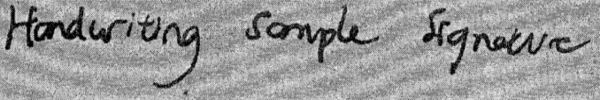
%> input picture ImgOrig.png, 600 x 100 px
$ octave UseCSOimg.m   (GNU Octave 9; MATLAB toolbox functions it lacks are replaced by stand-ins)
%> lines starting %> are read from the running program, lines starting %| are printed output that depends on the picture
### CSOimg.m
% -------------------------------------------------------------------------
% This is a simple demo version only implemented the basic idea of CSO for
% solving the unconstrained problem, namely Sphere function.
% The details about CSO are illustratred in the following paper.
% Xian-Bing Meng, et al. A new bio-inspired algorithm: Chicken Swarm
%    Optimization. The Fifth International Conference on Swarm Intelligence
%
% The parameters in CSO are presented as follows.
% FitFunc    % The objective function
% M          % Maxmimal generations (iterations)
% pop        % Population size
% dim        % Dimension
% G          % How often the chicken swarm can be updated.
% rPercent   % The population size of roosters accounts for "rPercent"
%   percent of the total population size
% hPercent   % The population size of hens accounts for "hPercent" percent
%  of the total population size
% mPercent   % The population size of mother hens accounts for "mPercent"
%  percent of the population size of hens
%
% Using the default value,CSO can be executed using the following code.
% [ bestX, fMin ] = CSO
% -------------------------------------------------------------------------

%*************************************************************************
% Revision 1
% Revised at May 23, 2015
% 1.Note that the previous version of CSO doen't consider the situation
%   that there maybe not exist hens in a group.
%   We assume there exist at least one hen in each group.

% Revision 2
% Revised at Jun 24, 2015
% 1.Correct an error at line "100".
%*************************************************************************

% Main programs

function [ bestX, fMin ]= CSOimg( M,pop,dim,G,rPercent,hPercent,mPercent,hi,lamda,gamma,dh,sm )
% Display help
help CSOimg.m
%%%%%%%%%%%%%%%%%%%%%%%%%%%%%%%%%%%%%%%%%%%%%%%%%%%%%%%%%%%%%%%%%%%%%%%%%%%
% set the default parameters
if nargin < 1
    %FitFunc = @Sphere;
    %FitFunc = @Fun(u);
    M = 500;
    pop = 100;
    dim = 256;
    G = 10;
    rPercent = 0.15;
    hPercent = 0.7;
    mPercent = 0.5;
end

rNum = round( pop * rPercent );    % The population size of roosters
hNum = round( pop * hPercent );    % The population size of hens
cNum = pop - rNum - hNum;          % The population size of chicks
mNum = round( hNum * mPercent );   % The population size of mother hens

lb= zeros( 1,dim );   % Lower bounds
ub= 255.*ones( 1,dim );    % Upper bounds

%%%%%%%%%%%%%%%%%%%%%%%%%%%%%%%%%%%%%%%%%%%%%%%%%%%%%%%%%%%%%%%%%%%%%%%%%%%
%Initialization
for i = 1 : pop
    x( i, : ) = lb + (ub - lb) .* rand( 1, dim );
    fit( i ) = FitFunc( x( i, : ),hi,lamda,gamma,dh,sm );
end
pFit = fit; % The individual's best fitness value
pX = x;     % The individual's best position corresponding to the pFit

[ fMin, bestIndex ] = min( fit );        % fMin denotes the global optimum
% bestX denotes the position corresponding to fMin
bestX = x( bestIndex, : );

%%%%%%%%%%%%%%%%%%%%%%%%%%%%%%%%%%%%%%%%%%%%%%%%%%%%%%%%%%%%%%%%%%%%%%%%%%%
% Start the iteration.

for t = 1 : M

    % This parameter is to describe how closely the chicks would follow
    % their mother to forage for food. In fact, there exist cNum chicks,
    % thus only cNum values of FL would be used.
    FL = rand( pop, 1 ) .* 0.4 + 0.5;

    % The chicken swarm'status about hierarchal order, dominance
    % relationship, mother-child relationship, the roosters, hens and the
    % chicks in a group will remain stable during a period of time. These
    % statuses can be updated every several (G) time steps.The parameter G
    % is used to simulate the situation that the chicken swarm have been
    % changed, including some chickens have died, or the chicks have grown
    % up and became roosters or hens, some mother hens have hatched new
    % offspring (chicks) and so on.

   if mod( t, G ) == 1 || t == 1

        [ ans, sortIndex ] = sort( pFit );
        % How the chicken swarm can be divided into groups and the identity
        % of the chickens (roosters, hens and chicks) can be determined all
        % depend on the fitness values of the chickens themselves. Hence we
        % use sortIndex(i) to describe the chicken, not the index i itself.

        motherLib = randperm( hNum, mNum ) + rNum;
        % Randomly select mNum hens which would be the mother hens.
        % We assume that all roosters are stronger than the hens, likewise,
        % hens are stronger than the chicks.In CSO, the strong is reflected
        % by the good fitness value. Here, the optimization problems is
        % minimal ones, thus the more strong ones correspond to the ones
        % with lower fitness values.

        % Given the fact the 1 : rNum chickens' fitness values maybe not
        % the best rNum ones. Thus we use sortIndex( 1 : rNum ) to describe
        % the roosters. In turn, sortIndex( (rNum + 1) :(rNum + 1 + hNum ))
        % to describle the mother hens, .....chicks.

        % Here motherLib include all the mother hens.

       %%%%%%%%%%%%%%%%%%%%%%%%%%%%%%%%%%%%%%%%%%%%%%%%%%%%%%%%%%%%%%%%%%%%
        % Randomly select each hen's mate, rooster. Hence we can determine
        % which group each hen inhabits using "mate".Each rooster stands
        % for a group.For simplicity, we assume that there exist only one
        % rooster and at least one hen in each group.
        mate = randpermF( rNum, hNum );

        % Randomly select cNum chicks' mother hens
        mother = motherLib( randi( mNum, cNum, 1 ) );
   end

   %%%%%%%%%%%%%%%%%%%%%%%%%%%%%%%%%%%%%%%%%%%%%%%%%%%%%%%%%%%%%%%%%%%%%%%%
   for i = 1 : rNum                % Update the rNum roosters' values.

        % randomly select another rooster different from the i (th) one.
        anotherRooster = randiTabu( 1, rNum, i, 1 );
        if( pFit( sortIndex( i ) ) <= pFit( sortIndex( anotherRooster ) ) )
            tempSigma = 1;
        else
            tempSigma = exp( ( pFit( sortIndex( anotherRooster ) ) - ...
                pFit( sortIndex( i ) ) ) / ( abs( pFit( sortIndex(i) ) )...
                + realmin ) );
        end

        x( sortIndex( i ), : ) = pX( sortIndex( i ), : ) .* ( 1 + ...
            tempSigma .* randn( 1, dim ) );
        x( sortIndex( i ), : ) = Bounds( x( sortIndex( i ), : ), lb, ub );
        fit( sortIndex( i ) ) = FitFunc( x( sortIndex( i ), : ),hi,lamda,gamma,dh,sm );
    end

    for i = ( rNum + 1 ) : ( rNum + hNum )  % Update the hNum hens' values.

        other = randiTabu( 1,  i,  mate( i - rNum ), 1 );
        % randomly select another chicken different from the i (th)
        % chicken's mate. Note that the "other" chicken's fitness value
        % should be superior to that of the i (th) chicken. This means the
        % i (th) chicken may steal the better food found by the "other"
        % (th) chicken.

        c1 = exp( ( pFit( sortIndex( i ) ) - pFit( sortIndex( mate( i - ...
            rNum ) ) ) )/ ( abs( pFit( sortIndex(i) ) ) + realmin ) );

        c2 = exp( ( -pFit( sortIndex( i ) ) + pFit( sortIndex( other ) )));

        x( sortIndex( i ), : ) = pX( sortIndex( i ), : ) + ( pX(...
            sortIndex( mate( i - rNum ) ), : )- pX( sortIndex( i ), : ) )...
             .* c1 .* rand( 1, dim ) + ( pX( sortIndex( other ), : ) - ...
             pX( sortIndex( i ), : ) ) .* c2 .* rand( 1, dim );
        x( sortIndex( i ), : ) = Bounds( x( sortIndex( i ), : ), lb, ub );
        fit( sortIndex( i ) ) = FitFunc( x( sortIndex( i ), : ),hi,lamda,gamma,dh,sm );
    end
    %added every thing from 0.4 to modify the original eq according to wu et al (2015)
    % Improved Chicken Swarm Optimization from line 170
    for i = ( rNum + hNum + 1 ) : pop    % Update the cNum chicks' values.
        x( sortIndex( i ), : ) = pX( sortIndex( i ), : ) + ( pX( ...
            sortIndex( mother( i - rNum - hNum ) ), : ) - ...
            pX( sortIndex( i ), : ) ) .* FL( i );
        x( sortIndex( i ), : ) = Bounds( x( sortIndex( i ), : ), lb, ub );
        fit( sortIndex( i ) ) = FitFunc( x( sortIndex( i ), : ),hi,lamda,gamma,dh,sm );
    end

    %%%%%%%%%%%%%%%%%%%%%%%%%%%%%%%%%%%%%%%%%%%%%%%%%%%%%%%%%%%%%%%%%%%%%%%
   % Update the individual's best fitness vlaue and the global best one

    for i = 1 : pop
        if ( fit( i ) < pFit( i ) )
            pFit( i ) = fit( i );
            pX( i, : ) = x( i, : );
        end

        if( pFit( i ) < fMin )
            fMin = pFit( i );
            bestX = pX( i, : );
        end
    end
end
% End of the main program

%%%%%%%%%%%%%%%%%%%%%%%%%%%%%%%%%%%%%%%%%%%%%%%%%%%%%%%%%%%%%%%%%%%%%%%%%%%
% The following functions are associated with the main program
%%%%%%%%%%%%%%%%%%%%%%%%%%%%%%%%%%%%%%%%%%%%%%%%%%%%%%%%%%%%%%%%%%%%%%%%%%%
% This function is the objective function

%function y = Sphere( x )
%y = sum( x .^ 2 );


function z = FitFunc(u,hi,lamda,gamma,dh,sm)
            dh = dh*transpose(u);
            dh = sum(dh);
            s1 = sum((transpose(u)-hi).^2);
            s2 = sum((transpose(u)-sm).^2);
            s3 = sum(dh.^2);
            z = s1 + lamda*s2 + gamma*s3;


% Application of simple limits/bounds
% [11 lines left out: function Bounds, not called in this run]

%--------------------------------------------------------------------------
% This function generate "dim" values, all of which are different from
%  the value of "tabu"
% [10 lines left out: function randiTabu, not called in this run]

%--------------------------------------------------------------------------
function result = randpermF( range, dim )
% The original function "randperm" in Matlab is only confined to the
% situation that dimension is no bigger than dim. This function is
% applied to solve that situation.

temp = randperm( range, range );
temp2 = randi( range, dim, 1 );
index = randperm( dim, ( dim - range ) );
result = [ temp, temp2( index )' ];

### UseCSOimg.m
%In this code, the two controlling parameters are lamda and gamma,
%increasing lamda increases contrast whereas increasing gamma,
%slowly(usually between 1000-100000) retains the overbrightness of white
%pixels.
%in original paper, the scholar hasn't used lamda in cdf function,
%hence thereby, restricting himself to increase lamda
%line 53 and 54 contains lamda and gamma respectively


% clc
clear all
for p=1:255
   for q=1:256
       if p==q
        D(p,q) = -1;
       elseif q==p+1
           D(p,q) = 1;
       else
           D(p,q) = 0;
       end
   end

end

clc

i = imread('ImgOrig.png');
%> i is the input picture: size 100x600x3 uint8; min 0, max 234, mean 152.6
r = i(:,:,1);
g = i(:,:,2);
b = i(:,:,3);
figure,imshow(i)
title('Original Image')

% [12 lines of commented-out code are left out]
[freqr xr] =  imhist(r);
%> freqr = 256 values, max 1016 at index 163, min 0 at index 233, mean 234.4; xr = 256 values from 0 to 255
[freqg xg] =  imhist(g);
%> freqg has the same summary as freqr; xg = 256 values from 0 to 255
[freqb xb] =  imhist(b);
%> freqb has the same summary as freqr; xb = 256 values from 0 to 255
size_of_image = size(r);
%> size_of_image = [100 600]
number_of_pixels = size_of_image(1)*size_of_image(2);
%> number_of_pixels = 60000

lamda = 4;%variable to determine the amount of contrast
%gamma = 50000 ;
gamma = 50000 ;


% [10 lines of commented-out code are left out]

hir = freqr;                %for R
%> hir has the same summary as freqr
[freqr,fminr] = CSOimg(500, 100, 256 , 10, 0.15, 0.7, 0.5,hir,lamda,gamma,D,xr);
%> the loop in CSOimg, `for i = 1 : pop` made 100 passes
%> after the loop in CSOimg, `for i = 1 : pop`:
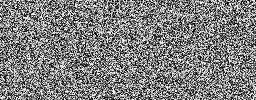
%> x: size 100x256 double; min 0.00374, max 255, mean 127.3
%> after the loop in CSOimg, `for i = 1 : pop`: fit = 100 values, max 2.75e+09 at index 3, min 41065990.8 at index 16, mean 627824264.9
%> in CSOimg, `pFit = fit; % The individual's best fitness value`: pFit has the same summary as fit
%> in CSOimg, `[ fMin, bestIndex ] = min( fit );`: fMin = 41065990.8; bestIndex = 16
%> in CSOimg, `bestX = x( bestIndex, : );`: bestX = 256 values, max 254.5 at index 225, min 0.401 at index 128, mean 127
%> after the loop in CSOimg, `for t = 1 : M`:
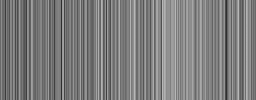
%> pX: size 100x256 double; min 46.11, max 183.9, mean 125.4
%> after the loop in CSOimg, `for t = 1 : M`:
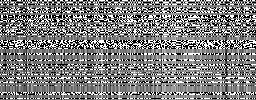
%> x: size 100x256 double; min 0, max 255, mean 126.1
%> after the loop in CSOimg, `for t = 1 : M`: ans = 100 values from 32624411.4 to 32625951.7; bestX = 256 values, max 183.9 at index 176, min 46.21 at index 62, mean 125.4; fMin = 32624244.2; fit = 100 values, max 3309347337 at index 47, min 32624382.6 at index 58, mean 773115425.2; mate = 70 values, max 15 at index 15, min 1 at index 9, mean 8.01; mother = [55 66 56 28 24 22 24 20 37 70 83 47 39 49 19]; motherLib = 35 values, max 85 at index 29, min 16 at index 4, mean 50.46; pFit = 100 values, max 32625025.3 at index 30, min 32624244.2 at index 10, mean 32624687.9; sortIndex = 100 values, max 100 at index 93, min 1 at index 51, mean 50.5; tempSigma = 1
%> freqr has the same summary as bestX in CSOimg; fminr = 32624244.2
freqr = transpose(freqr);

hig = freqg;            %for G
%> hig has the same summary as freqr
[freqg,fming] = CSOimg(500, 100, 256 , 10, 0.15, 0.7, 0.5,hig,lamda,gamma,D,xg);
%> call 2 of CSOimg, with M = 500, pop = 100, dim = 256, G = 10, rPercent = 0.15, hPercent = 0.7, mPercent = 0.5, lamda = 4
%> the loop in CSOimg (call 2), `for i = 1 : pop` made 100 passes
%> after the loop in CSOimg (call 2), `for i = 1 : pop`:
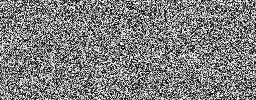
%> x: size 100x256 double; min 0.0103, max 255, mean 126.9
%> after the loop in CSOimg (call 2), `for i = 1 : pop`: fit = 100 values, max 2.77e+09 at index 7, min 39986746.2 at index 50, mean 664134826.4
%> in CSOimg (call 2), `pFit = fit; % The individual's best fitness value`: pFit has the same summary as fit
%> in CSOimg (call 2), `[ fMin, bestIndex ] = min( fit );`: fMin = 39986746.2; bestIndex = 50
%> in CSOimg (call 2), `bestX = x( bestIndex, : );`: bestX = 256 values, max 254.6 at index 91, min 1.36 at index 192, mean 124.1
%> after the loop in CSOimg (call 2), `for t = 1 : M`:
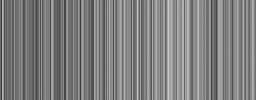
%> pX: size 100x256 double; min 60.47, max 200.2, mean 127.5
%> after the loop in CSOimg (call 2), `for t = 1 : M`:
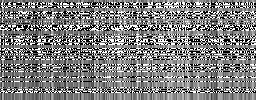
%> x: size 100x256 double; min 0, max 255, mean 126.9
%> after the loop in CSOimg (call 2), `for t = 1 : M`: ans = 100 values from 32272626.1 to 32274059.2; bestX = 256 values, max 200.2 at index 169, min 60.47 at index 2, mean 127.4; fMin = 32271762; fit = 100 values, max 3309868812 at index 50, min 32272619.6 at index 47, mean 355105057.1; mate = 70 values, max 15 at index 8, min 1 at index 3, mean 8.14; mother = [81 23 53 57 54 38 69 17 80 57 69 61 76 75 18]; motherLib = 35 values, max 85 at index 4, min 16 at index 24, mean 51.09; pFit = 100 values, max 32273154.2 at index 23, min 32271762 at index 14, mean 32272866.5; sortIndex = 100 values, max 100 at index 43, min 1 at index 49, mean 50.5
%> freqg has the same summary as bestX in CSOimg; fming = 32271762
freqg = transpose(freqg);

hib = freqb;               %for B
%> hib has the same summary as freqr
[freqb,fminb] = CSOimg(500, 100, 256 , 10, 0.15, 0.7, 0.5,hib,lamda,gamma,D,xb);
%> call 3 of CSOimg, with M = 500, pop = 100, dim = 256, G = 10, rPercent = 0.15, hPercent = 0.7, mPercent = 0.5, lamda = 4
%> the loop in CSOimg (call 3), `for i = 1 : pop` made 100 passes
%> after the loop in CSOimg (call 3), `for i = 1 : pop`:
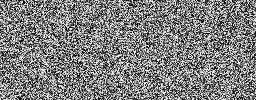
%> x: size 100x256 double; min 0.0077, max 255, mean 127.5
%> after the loop in CSOimg (call 3), `for i = 1 : pop`: fit = 100 values, max 2.31e+09 at index 91, min 41260815.7 at index 50, mean 537860961.1
%> in CSOimg (call 3), `pFit = fit; % The individual's best fitness value`: pFit has the same summary as fit
%> in CSOimg (call 3), `[ fMin, bestIndex ] = min( fit );`: fMin = 41260815.7
%> in CSOimg (call 3), `bestX = x( bestIndex, : );`: bestX = 256 values, max 253 at index 183, min 0.798 at index 206, mean 131.6
%> (the run ends here)
